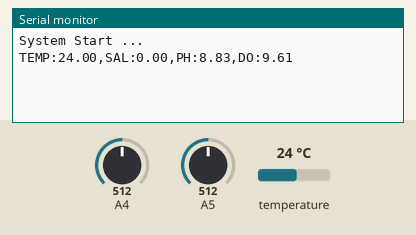
Recording of a program running on a simulated Arduino Uno, built with avr-gcc and run on an emulated ATmega328P. Shown: the last lines printed to the serial monitor. The inputs (shaded band) are chosen by the test bench; at power-on: temperature 24 °C, A4 = 512, A5 = 512.

Above: at 2.5 s.
2.6 s: temperature set to 12 °C
At 3.8 s:
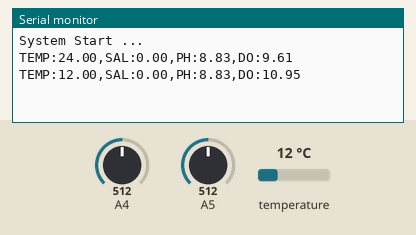
4.1 s: A4 set to 716
At 4.1 s:
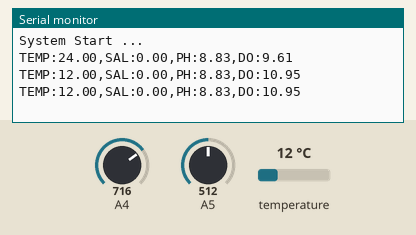
5.6 s: temperature set to 19 °C
At 6.8 s:
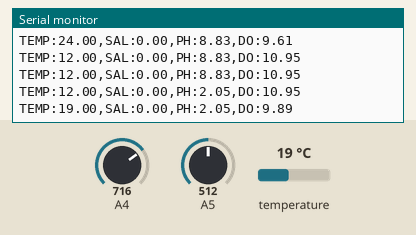
7.1 s: A4 set to 810
At 7.1 s:
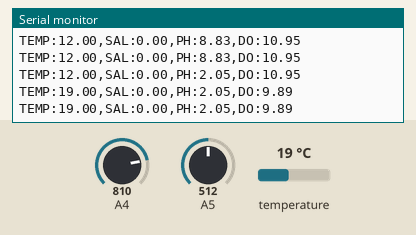
Timing chart, 0 to 9.6 s (numbered marks = the images above; inputs shaded):
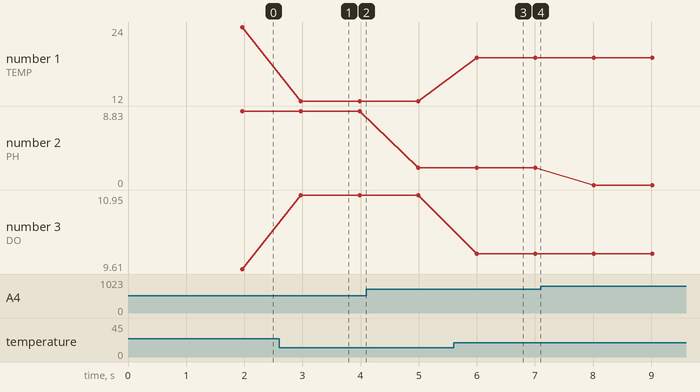

The program:

main.cpp
```cpp
#include <Arduino.h>
#include <SoftwareSerial.h>

#include "TdsSensor.h"
#include <OneWire.h>
#include <DallasTemperature.h>
#include "PhSensor.h"
#include "DoEstimator.h"

// Sensor setup
TdsSensor tdsSensor(A5, 5.0, 25.0, 30);
PhSensor phSensor(A4, -6.80, 25.85);
#define ONE_WIRE_BUS 2

OneWire oneWire(ONE_WIRE_BUS);
DallasTemperature sensors(&oneWire);

// Timing
unsigned long lastSampleTime = 0;
const unsigned long sampleInterval = 1000;

// UART communication via SoftwareSerial (not RS-485)
SoftwareSerial sensorSerial(10, 11);  // RX, TX

void callSensorsValue();
void sendViaSerial(const String& data);

void setup() {
  Serial.begin(115200);        // USB Serial for debugging
  sensorSerial.begin(9600);    // UART to external device

  Serial.println("System Start ...");

  tdsSensor.begin();
  sensors.begin();
}

void sendViaSerial(const String& data) {
  sensorSerial.print(data);
  sensorSerial.flush();
}

void callSensorsValue() {
  sensors.requestTemperatures();
  float temp_value = sensors.getTempCByIndex(0);

  tdsSensor.update();
  float salinity_value = tdsSensor.getTdsValue();

  float voltage = phSensor.readPhVoltage();
  float ph_value = phSensor.readPh();

  float do_value = DoEstimator::estimate(temp_value, salinity_value);

  String payload = "TEMP:" + String(temp_value) +
                   ",SAL:" + String(salinity_value) +
                   ",PH:" + String(ph_value) +
                   ",DO:" + String(do_value) + "\n";

  Serial.println(payload);     // Print to USB serial
  sendViaSerial(payload);     // Send to external device via TX
}

void loop() {
  unsigned long currentTime = millis();
  if (currentTime - lastSampleTime >= sampleInterval) {
    lastSampleTime = currentTime;
    callSensorsValue();
  }
}
```

DoEstimator.h
```cpp
#ifndef DO_ESTIMATOR_H
#define DO_ESTIMATOR_H

class DoEstimator {
public:
    // Estimate DO based on temperature and optionally salinity
    static float estimate(float temperatureC, float salinityPpm = 0);
};

#endif
```

PhSensor.h
```cpp
#ifndef PHSENSOR_H
#define PHSENSOR_H

#include <Arduino.h>

class PhSensor {
private:
    int phPin;
    float C;
    float m;
    int samples;

public:
    PhSensor(int phPin, float slope, float intercept, int samples = 10);

    float readPh();
    float readPhVoltage();
};

#endif
```

TdsSensor.h
```cpp
#ifndef TDS_SENSOR_H
#define TDS_SENSOR_H

#include <Arduino.h>

class TdsSensor {
public:
    TdsSensor(uint8_t analogPin, float refVoltage = 5.0, float tempC = 25.0, uint16_t sampleCount = 30);

    void begin();
    void update();         // call this in loop() to sample and compute TDS
    float getTdsValue();   // returns current TDS value (ppm)

private:
    uint8_t pin;
    float vref;
    float temperature;
    uint16_t scount;

    int* analogBuffer;
    int* analogBufferTemp;
    int analogBufferIndex;
    float averageVoltage;
    float tdsValue;

    unsigned long lastSampleTime;
    unsigned long lastComputeTime;

    int getMedianNum(int bArray[], int iFilterLen);
};

#endif
```

DoEstimator.cpp
```cpp
#include "DoEstimator.h"
#include <math.h>

// Based on solubility of oxygen in water at sea level (simplified)
float DoEstimator::estimate(float temperatureC, float salinityPpm) {
    if (temperatureC < 0.0 || temperatureC > 50.0) {
        temperatureC = 25.0; // fallback temperature
    }

    // Convert TDS ppm to salinity in PSU approximation
    float salinityPSU = salinityPpm / 1000.0;

    // Approximate saturated DO in mg/L at 1 atm pressure
    float doSat = 14.6 - (0.4 * temperatureC) + (0.008 * temperatureC * temperatureC);

    // Salinity correction (approximate)
    doSat *= (1 - 0.03 * salinityPSU);

    // Clamp DO to realistic range: 0–14 mg/L
    if (doSat < 0.0) doSat = 0.0;
    if (doSat > 14.0) doSat = 14.0;

    return doSat;
}
```

PhSensor.cpp
```cpp
#include "PhSensor.h"

PhSensor::PhSensor(int phPin, float slope, float intercept, int samples)
    : phPin(phPin), m(slope), C(intercept), samples(samples) {}

float PhSensor::readPhVoltage() {
    long phTotal = 0;

    for (int i = 0; i < samples; i++) {
        phTotal += analogRead(phPin);
        delay(10);
    }

    float phAvg = phTotal / float(samples);
    return phAvg * (5.0 / 1023.0); // Convert to volts
}

float PhSensor::readPh() {
    float phVoltage = readPhVoltage();
    float rawPh = (phVoltage * m) + C;

    // Clamp the value to a realistic pH range (0–14)
    if (rawPh < 0.0) rawPh = 0.0;
    if (rawPh > 14.0) rawPh = 14.0;

    return rawPh;
}
```

TdsSensor.cpp
```cpp
#include "TdsSensor.h"

TdsSensor::TdsSensor(uint8_t analogPin, float refVoltage, float tempC, uint16_t sampleCount)
    : pin(analogPin), vref(refVoltage), temperature(tempC), scount(sampleCount)
{
    analogBuffer = new int[scount];
    analogBufferTemp = new int[scount];
    analogBufferIndex = 0;
    averageVoltage = 0;
    tdsValue = 0;
    lastSampleTime = 0;
    lastComputeTime = 0;
}

void TdsSensor::begin() {
    pinMode(pin, INPUT);
}

void TdsSensor::update() {
    unsigned long now = millis();

    // Sampling every 40 ms
    if (now - lastSampleTime > 40) {
        lastSampleTime = now;
        analogBuffer[analogBufferIndex++] = analogRead(pin);
        if (analogBufferIndex == scount) analogBufferIndex = 0;
    }

    // Compute every 800 ms
    if (now - lastComputeTime > 800) {
        lastComputeTime = now;

        for (int i = 0; i < scount; i++)
            analogBufferTemp[i] = analogBuffer[i];

        averageVoltage = getMedianNum(analogBufferTemp, scount) * (float)vref / 1024.0;
        float compensationCoefficient = 1.0 + 0.02 * (temperature - 25.0);
        float compensationVoltage = averageVoltage / compensationCoefficient;

        float rawTds = (133.42 * pow(compensationVoltage, 3)
                        - 255.86 * pow(compensationVoltage, 2)
                        + 857.39 * compensationVoltage) * 0.5;

        // Clamp rawTds to realistic TDS ppm range: 0–3000 ppm
        if (rawTds < 0.0) rawTds = 0.0;
        if (rawTds > 3000.0) rawTds = 3000.0;

        tdsValue = rawTds;
    }
}

float TdsSensor::getTdsValue() {
    return tdsValue;
}

int TdsSensor::getMedianNum(int bArray[], int iFilterLen) {
    int bTab[iFilterLen];
    for (int i = 0; i < iFilterLen; i++) bTab[i] = bArray[i];
    for (int j = 0; j < iFilterLen - 1; j++) {
        for (int i = 0; i < iFilterLen - j - 1; i++) {
            if (bTab[i] > bTab[i + 1]) {
                int temp = bTab[i];
                bTab[i] = bTab[i + 1];
                bTab[i + 1] = temp;
            }
        }
    }
    if (iFilterLen % 2 == 1)
        return bTab[iFilterLen / 2];
    else
        return (bTab[iFilterLen / 2] + bTab[iFilterLen / 2 - 1]) / 2;
}
```

Measured:
- after the input at 2.6 s, the serial monitor: prints a new line after 0.38 s (image 1)
- after the input at 5.6 s, the serial monitor: prints a new line after 0.40 s (image 3)
- plotted number 1: 24 → 12 after the input at 2.6 s, 12 → 19 after the input at 5.6 s
- plotted number 2: 8.83 → 2.05 after the input at 4.1 s
- plotted number 3: 9.61 → 10.95 after the input at 2.6 s, 10.95 → 9.89 after the input at 5.6 s
